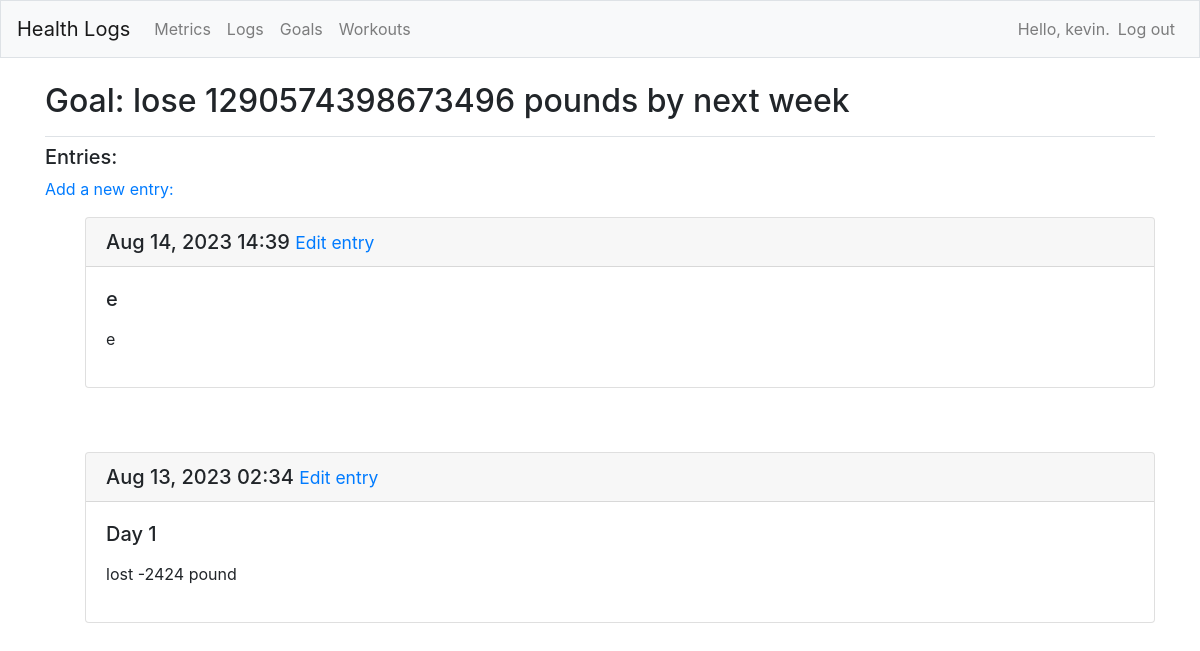
/topics_goals/1/ (signed in), run on the app's committed database.
### health_logs/models.py (models this page shows, shortened)
class GoalTopic(models.Model):
  text = models.CharField(max_length = 200)
  date_added = models.DateTimeField(auto_now_add = True)
  owner = models.ForeignKey(User, on_delete=models.CASCADE)
  def __str__(self):
    return self.text

class GoalEntry(models.Model):
  topic = models.ForeignKey(GoalTopic, on_delete=models.CASCADE)
  section = models.TextField()
  text = models.TextField()
  gpt = models.TextField()
  date_added = models.DateTimeField(auto_now_add = True)
  class Meta:
    verbose_name_plural = 'entries'

### health_logs/views.py (the view)
# urls.py: path('topics_goals/<int:topic_id>/', views.topic_goals, name='topic_goals'),
@login_required
def topic_goals(request, topic_id):
    topic = GoalTopic.objects.get(id=topic_id)
    if topic.owner != request.user:
      raise Http404
    entries = topic.goalentry_set.order_by('-date_added')
    context = {'topic': topic, 'entries': entries, 'ai_suggested_texts' : ai_suggested_texts}
    return render(request, 'health_logs/topic_goals.html', context)

### health_logs/templates/health_logs/topic_goals.html
{% extends "health_logs/base.html" %}
{% block page_header %}
  <h2>Goal: {{topic}}</h2>
{% endblock page_header %}
{% block content %}
  <h5>Entries:</h5>
  <p>
    <a href="{% url 'health_logs:new_entry_goals' topic.id %}">Add a new entry:</a>
  </p>
  <ul>
    {% for entry in entries %}
	  <div class="card mb-3">
		<h5 class="card-header">
		  {{ entry.date_added|date:'M d, Y H:i' }}
		  <small><a href="{% url 'health_logs:edit_entry_goals' entry.id %}">Edit entry</a></small>
		</h5>
		<div class="card-body">
		  <h5>{{ entry.section }}</h5>
          <p>{{ entry.text|linebreaks }}</p>
		</div>
	  </div>
	  <br></br>
    {% empty %}
        <li>No entries for this goal yet.</li>
    {% endfor %}
  </ul>
{% endblock content %}

### health_logs/templates/health_logs/base.html (shortened to what this page needs)
{% load bootstrap4 %}
<!doctype html>
<html lang="en">
<head>
  {% bootstrap_css %}
</head>
<body>
  <nav class="navbar navbar-expand-md navbar-light bg-light mb-4 border">
    <a class="navbar-brand" href="{% url 'health_logs:index' %}">
        Health Logs</a>
    <div class="collapse navbar-collapse" id="navbarCollapse">
      <ul class="navbar-nav mr-auto">
        <li class="nav-item">
          <a class="nav-link" href="{% url 'health_logs:topics'%}">
              Metrics</a></li>
		<li class="nav-item">
          <a class="nav-link" href="{% url 'health_logs:topics_logs'%}">
              Logs</a></li>
	    <li class="nav-item">
          <a class="nav-link" href="{% url 'health_logs:topics_goals'%}">
              Goals</a></li>
		<li class="nav-item">
          <a class="nav-link" href="{% url 'health_logs:topics_workouts'%}">
              Workouts</a></li>
      </ul>
      <ul class="navbar-nav ml-auto">
        {% if user.is_authenticated %}
          <li class="nav-item">
            <span class="navbar-text"}">Hello, {{ user.username }}.</span>
          </li>
          <li class="nav-item">
            <a class="nav-link" href="{% url 'users:logout' %}">Log out</a>
          </li>
        {% else %}
          <li class="nav-item">
            <a class="nav-link" href="{% url 'users:register' %}">Register</a>
          </li>
          <li class="nav-item">
            <a class="nav-link" href="{% url 'users:login' %}">Log in</a></li>
        {% endif %}
      </ul>
    </div>
  </nav>
  <main role="main" class="container">
    <div class="pb-2 mb-2 border-bottom">
      {% block page_header %}{% endblock page_header %}
    </div>
    <div>
      {% block content %}{% endblock content %}
    </div>
  </main>
</body>
</html>

### data on the page
GoalTopic: text "lose 1290574398673496 pounds by next week"
GoalEntry: date_added "Aug 14, 2023 14:39", section "e", text "e"
GoalEntry: date_added "Aug 13, 2023 02:34", section "Day 1", text "lost -2424 pound"

### other printed values
{{ user.username }} "kevin"
